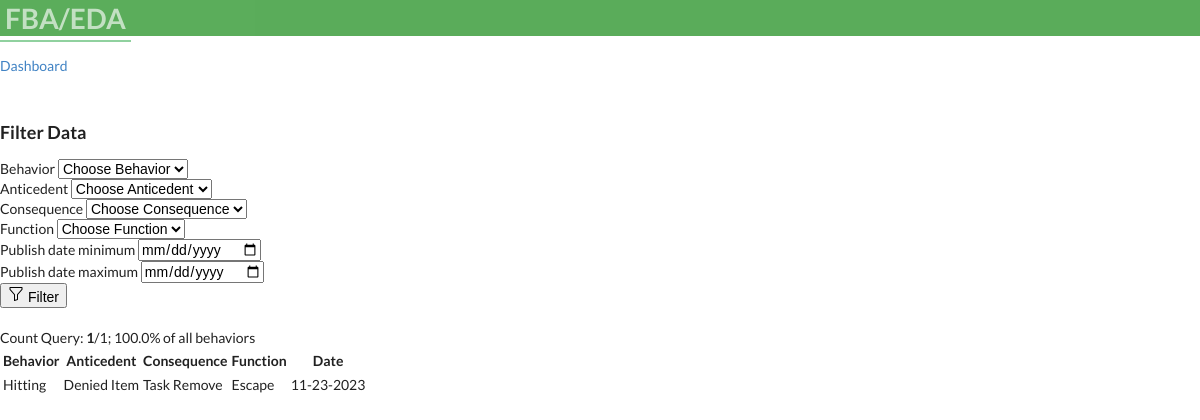
/filter_data/1/, run on an earlier commit of the app's database.
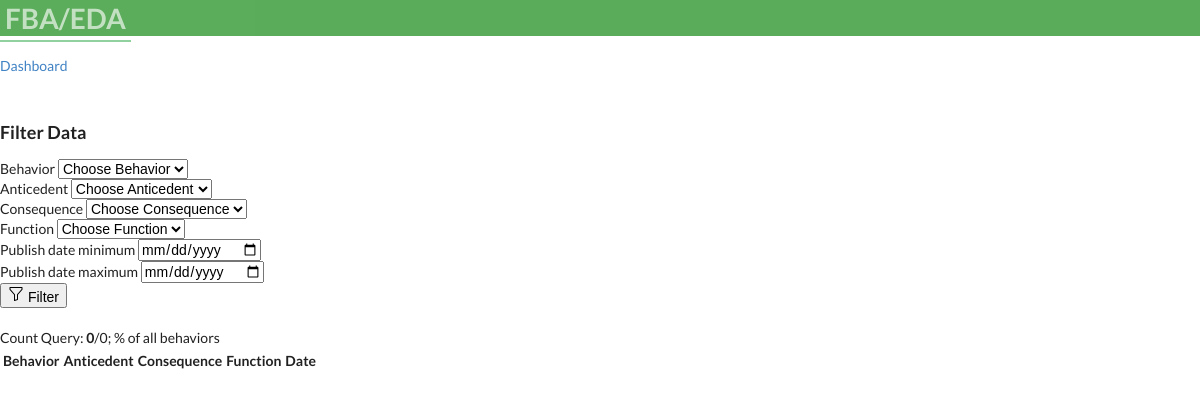
And on a later commit of the database.
### bip/models.py (models this page shows, shortened)
class Case(models.Model):
        student= models.ForeignKey(Student,on_delete=models.CASCADE)
        behavior = models.ForeignKey(Behavior, on_delete=models.CASCADE)
        user = models.ForeignKey(User, on_delete=models.CASCADE, default=None)
        anticedent = models.ForeignKey(Anticedent,on_delete=models.CASCADE, verbose_name='Antecedent')
        function = models.ForeignKey(Function,on_delete=models.CASCADE)
        consequence = models.ForeignKey(Consequence,on_delete=models.CASCADE)
        enviroment = models.ForeignKey(Enviroment,on_delete=models.CASCADE, null=True, blank=True, verbose_name='Setting')
        date_created = models.DateField(null=True, blank=True, default=timezone.now)
        duration = models.PositiveIntegerField(null=True, blank=True, verbose_name='Duration')
        time = models.TimeField(null=True, blank=True)
        frequency = models.PositiveIntegerField(null=True, blank=True,  default=1, verbose_name='Frequency')
        class Meta:
            ordering = ['-date_created']

class Behavior(models.Model):
        behaviorincident = models.CharField(max_length=30,verbose_name= 'Behavior')
        behavior_definition = models.CharField(null=True, blank=True, max_length=1000,verbose_name= 'Behavior Definition')
        student= models.ForeignKey(Student,on_delete=models.CASCADE)
        user = models.ForeignKey(User, on_delete=models.CASCADE,  default=None)
        def __str__(self):
          return self.behaviorincident

class Anticedent(models.Model):
        anticedentincident = models.CharField(max_length=50,verbose_name= 'Anticedent', null=True, blank=True)
        student= models.ForeignKey(Student,on_delete=models.CASCADE)
        anticedent_definition = models.CharField(null=True, blank=True, max_length=1000)
        user = models.ForeignKey(User, on_delete=models.CASCADE,  default=None)
        def __str__(self):
          return self.anticedentincident

class Consequence(models.Model):
        behaviorconsequence = models.CharField(max_length=30, null=True, blank=True,verbose_name= 'Consequence')
        student= models.ForeignKey(Student,on_delete=models.CASCADE)
        user = models.ForeignKey(User, on_delete=models.CASCADE,  default=None)
        def __str__(self):
          return self.behaviorconsequence

class Function(models.Model):
        behaviorfunction = models.CharField(max_length=30, null=True, blank=True,verbose_name= 'Function')
        student= models.ForeignKey(Student,on_delete=models.CASCADE)
        user = models.ForeignKey(User, on_delete=models.CASCADE,  default=None)
        def __str__(self):
          return self.behaviorfunction

### bip/views.py (the view)
# urls.py: path('filter_data/<pk>/', views.filter_data, name='filter_data'),
def filter_data(request, pk):
    student = get_object_or_404(Student, pk=pk)
    student_cases = student.case_set.all()
    behavior_query = request.GET.get('behavior')
    anticedent_query = request.GET.get('anticedent')
    consequence_query = request.GET.get('consequence')
    function_query = request.GET.get('function')
    date_min = request.GET.get('date_min')
    date_max = request.GET.get('date_max')
    qs = student_cases
    if is_valid_queryparam(behavior_query) and behavior_query != 'Choose Behavior':
        qs = qs.filter(Q(behavior__behaviorincident=behavior_query))
    if is_valid_queryparam(anticedent_query) and anticedent_query != 'Choose Anticedent':
        qs = qs.filter(Q(anticedent__anticedentincident=anticedent_query))
    if is_valid_queryparam(consequence_query) and consequence_query != 'Choose Consequence':
        qs = qs.filter(Q(consequence__behaviorconsequence=consequence_query))
    if is_valid_queryparam(function_query) and function_query != 'Choose Function':
        qs = qs.filter(Q(function__behaviorfunction=function_query))
    if is_valid_queryparam(date_min):
        qs = qs.filter(Q(date_created__gte=date_min))
    if is_valid_queryparam(date_max):
        qs = qs.filter(Q(date_created__lt=date_max))
    qs_count = qs.count()
    total_beh = student_cases.count()
    beh_devide = (qs_count / total_beh) * 100 if total_beh else None
    context = {
        'queryset': qs,
        'student_cases': student_cases,
        'behaviorset': student.behavior_set.all(),
        'anticedentset': student.anticedent_set.all(),
        'functionset': student.function_set.all(),
        'consequenceset': student.consequence_set.all(),
        'case': Case.objects.all(),
        'qs_count': qs_count,
        'student': student,
        'values': request.GET,
        'total_beh': total_beh,
        'beh_devide': beh_devide
    }
    return render(request, 'bip/filter_data.html', context)

### bip/context_processors.py (called while the page is built)
def user_context(request):
    user = get_user(request)
    return {'user': user}

### bip/views.py (called while the page is built)
def is_valid_queryparam(param):
    return param != '' and param is not None

### bip/templates/bip/filter_data.html (shortened to what this page needs)
{% extends 'partials/base.html' %}
{% block content %}
<br>
<div class="container ">
<a class="btn btn-outline-info btn-sm btn-block" href="{% url 'bip:dashboard' student.id %}"
>Dashboard</a>
<div class="container text-center">
<br>
<h3>Filter Data</h3>
<form method="GET" action=".">
      <div class="form-row">
       <div class="form-group col-md-2">
            <label for="behavior">Behavior</label>
            <select id="behavior" class="form-control" name="behavior">
              <option selected>Choose Behavior</option>
            </select>
          </div>
          <div class="form-group col-md-2">
            <label for="anticedent">Anticedent</label>
            <select id="anticedent" class="form-control" name="anticedent">
              <option selected>Choose Anticedent</option>
            </select>
          </div>
          <div class="form-group col-md-2">
            <label for="function">Consequence</label>
            <select id="function" class="form-control" name="consequence">
              <option selected>Choose Consequence</option>
            </select>
          </div>
          <div class="form-group col-md-2">
            <label for="function">Function</label>
            <select id="function" class="form-control" name="function">
              <option selected>Choose Function</option>
            </select>
          </div>
        </div>
        <div class="form-row">
        <div class="form-group col-md-2 col-lg-2">
          <label for="publishDateMin">Publish date minimum</label>
          <input type="date" class="form-control" id="pdate_cteatedublishDateMin" name="date_min">
        </div>
        <div class="form-group col-md-2 col-lg-2">
          <label for="publishDateMax">Publish date maximum</label>
          <input type="date" class="form-control" id="publishDateMax" name="date_max">
        </div>
      </div>
      <button type="submit" class="btn btn-primary"> Filter </button>
    </form>
  </div>
    </div>
      <br>
      <div class= 'container'>
      <div>   <p><h31>Count Query: <b>{{qs_count}}</b>/{{total_beh}};
         {{beh_devide|floatformat:1}}% of all behaviors </h3></p></div>
      <div class="row">
        <div class="col-md">
          <div class="card card-body">
            <table class="table table-sm">
              <tr>
                <th>Behavior</th>
                <th>Anticedent</th>
                <th>Consequence</th>
                <th>Function</th>
                <th>Date</th>
              </tr>
              {% for atrributes in queryset %}
                    <tr>
                <td>{{ atrributes.behavior }}</td>
              <td> {{ atrributes.anticedent }}</td>
                <td>{{atrributes.consequence}}</td>
                <td>{{atrributes.function}}</td>
                <td>{{atrributes.date_created|date:'m-d-Y'}}</td>
               {% endfor%}
              </tr>
            </table>
          </div>
        </div>
      </div>
    </div>
{%endblock%}

What changed in the data, as far as the page shows it:
removed Case: behavior "Hitting", anticedent "Denied Item", consequence "Task Remove", function "Escape", date_created "11-23-2023"
Also different on the page:
{{ qs_count }}: "1" → "0"
{{ total_beh }}: "1" → "0"
{{ beh_devide|floatformat:1 }}: "100.0" → (not shown)
